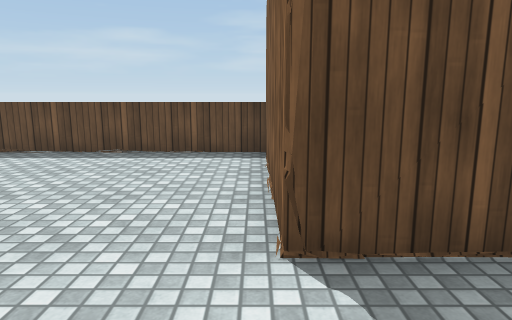
[1] (above)

16 first-person views from a walk through a scene from a Unity 3-D project. The camera is 1.3 m above the floor, tilts 10° down and sees 70° across. Doors are open. The floor is counted in squares, 1 m on a side. Each view is taken from the middle of a square. On the plan, view 1 faces up. The plan holds only what a view shows up to about 15 squares ahead; the rest is blank. Some surface patterns are stand-ins.

[2]
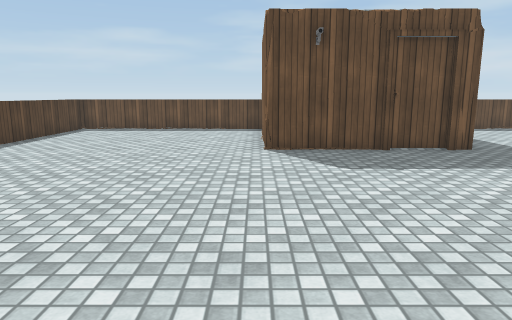

[3]
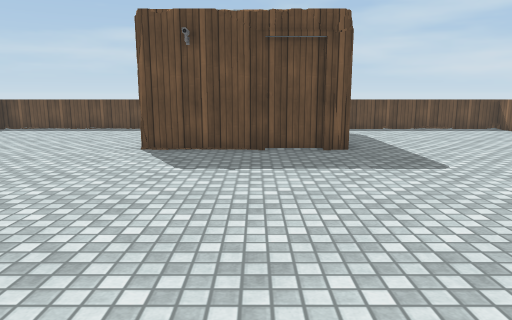

[4]
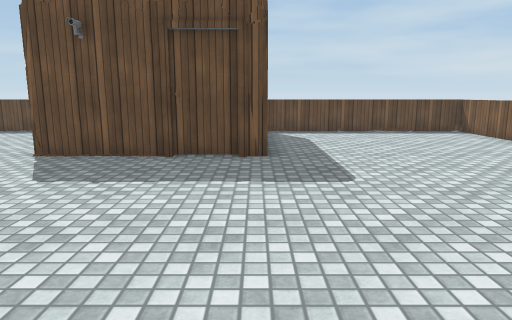

[5]
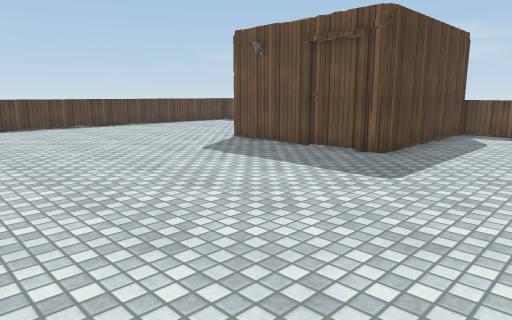

[6]
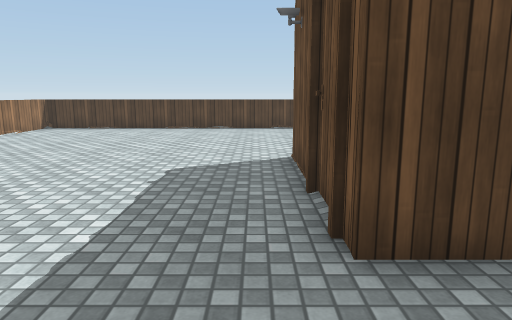

[7]
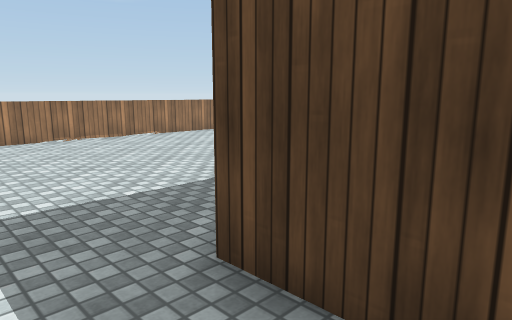

[8]
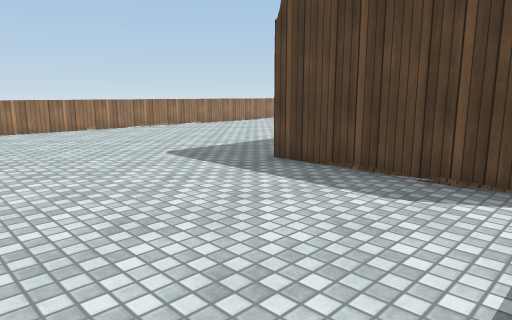

[9]
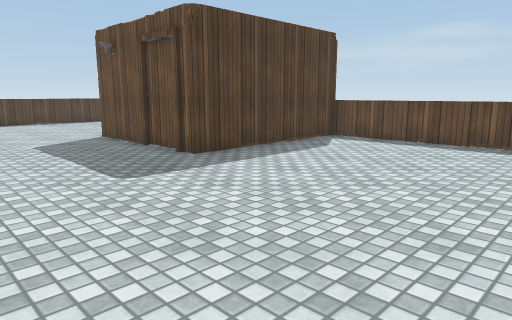

[10]
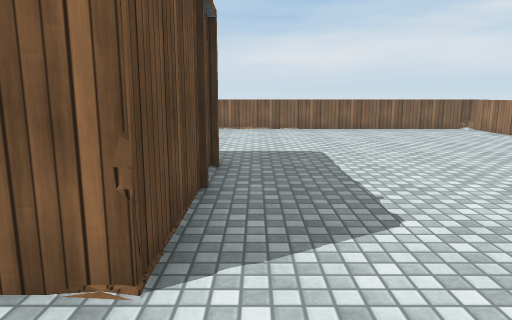

[11]
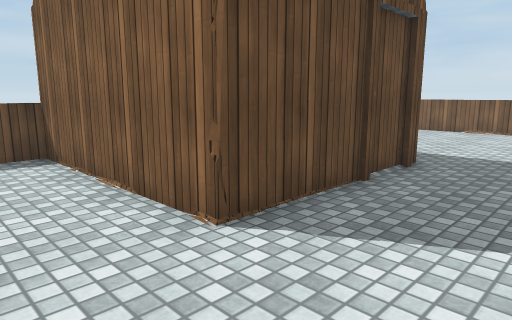

[12]
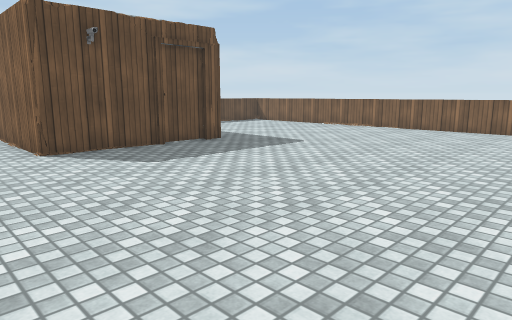

[13]
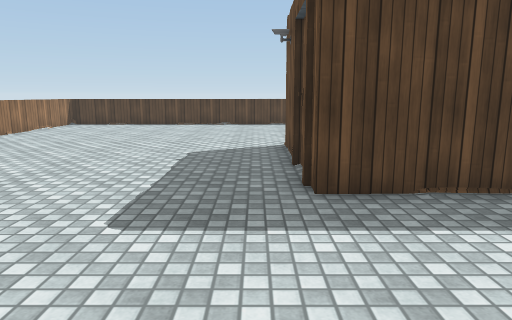

[14]
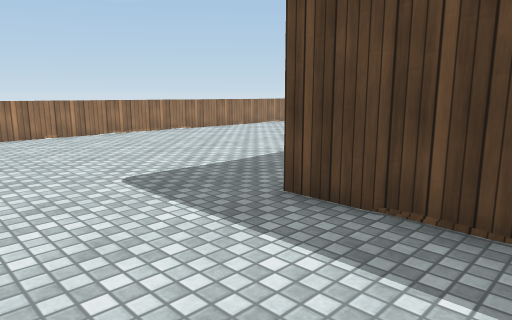

[15]
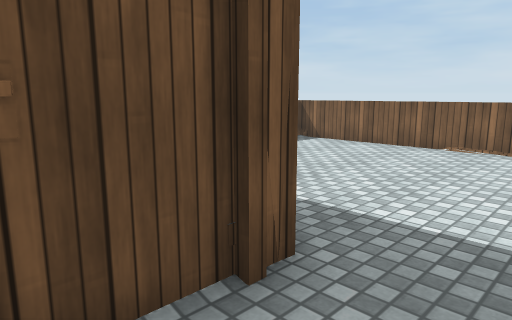

[16]
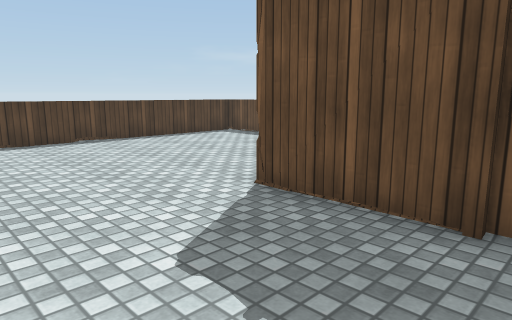

### Floor plan
Points are (right, up) in squares from view 1. A wall is a line through its corners. A room is listed if a view was taken in it or the views show most of it. See-through windows are left out.
Room 1 (views 1, 2, 3, 4, 5, 6, 7, 8, 9, 10, 11, 12, 13, 14, 15, 16)
walls: (10.1, -6.4) (12.4, -6.4) (12.4, 8.4) (5.2, 8.4) (5.2, 2.8) (0.2, 2.8) (0.2, 8.4) (-6.8, 8.4) (-6.8, -6.4) (8.5, -6.4)
ways out: open door at (-2.5, -7); open door at (-2.5, 8.5); open door at (2.5, -7); open door at (7.5, -7); open door at (7.5, 8.5)

Where each view was taken, in squares from view 1:
view 1: 0 up, 0 right, facing up
view 2: 6 down, 0 right, facing up
view 3: 6 down, 3 right, facing up
view 4: 5 down, 5 right, facing up
view 5: 5 down, 9 right, facing up-left
view 6: 2 up, 8 right, facing left
view 7: 5 up, 7 right, facing down-left
view 8: 8 up, 11 right, facing down-left
view 9: 2 down, 12 right, facing up-left
view 10: 2 up, 2 left, facing right
view 11: 0 up, 2 left, facing up-right
view 12: 6 down, 2 left, facing up-right
view 13: 2 up, 10 right, facing left
view 14: 6 up, 9 right, facing down-left
view 15: 1 up, 3 right, facing up-right
view 16: 1 down, 4 right, facing up-left
